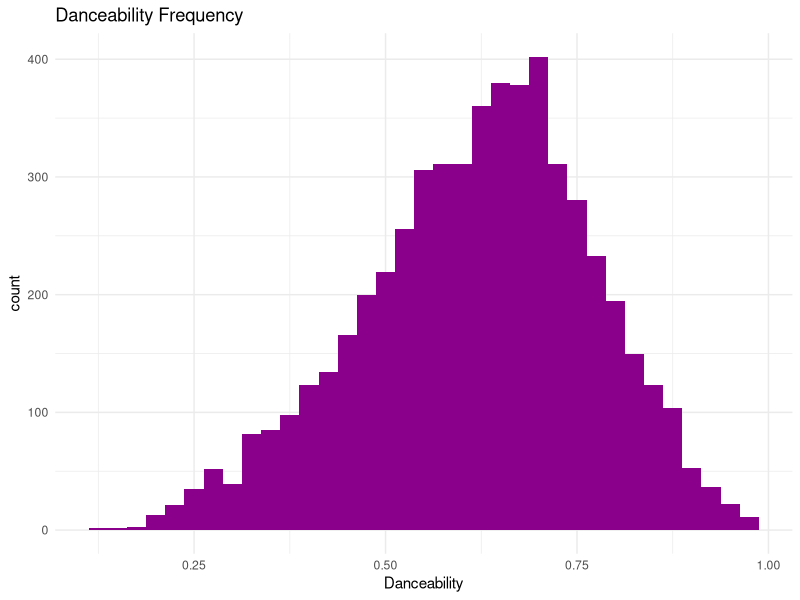
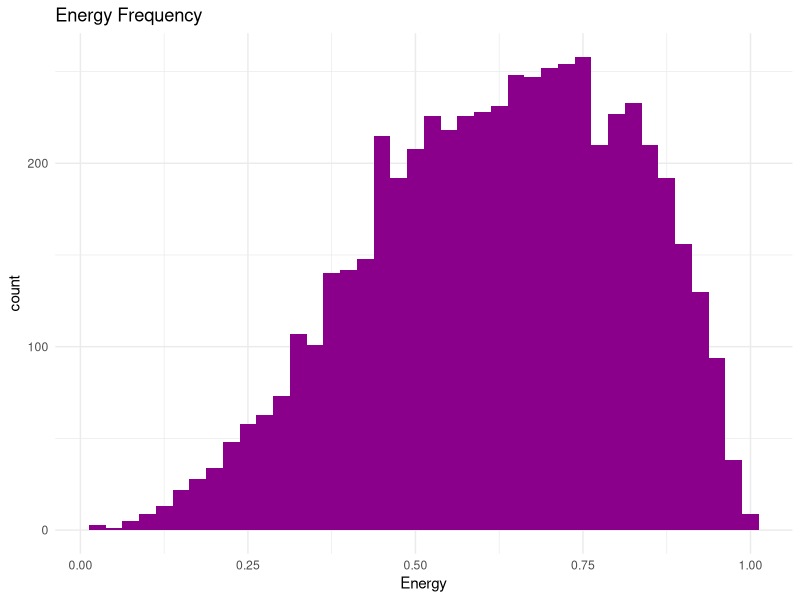
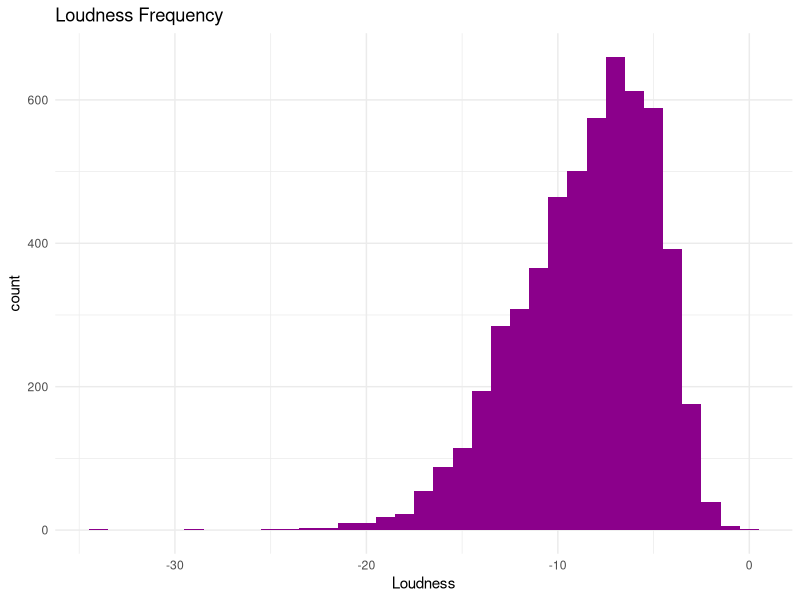
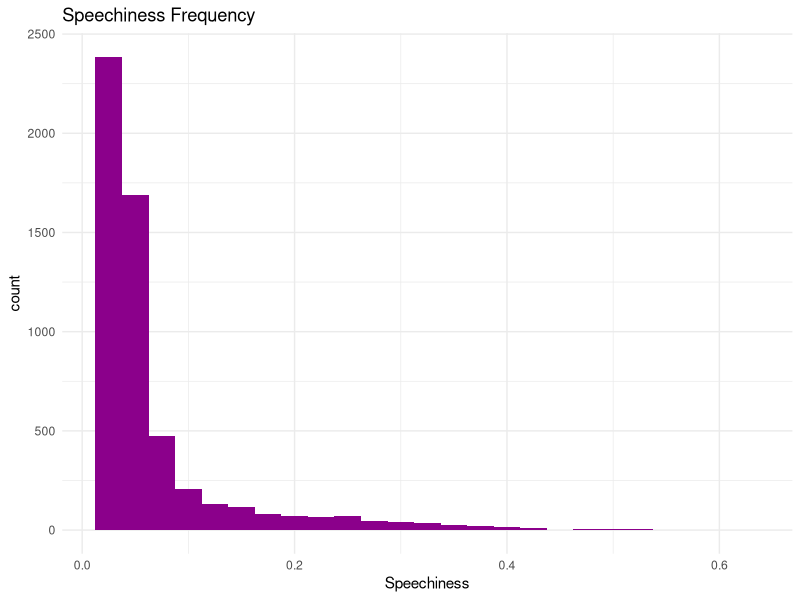
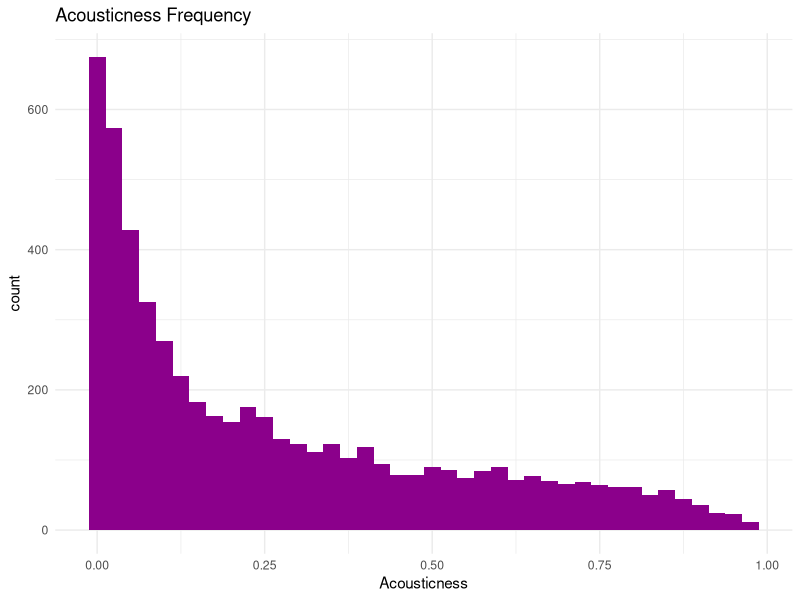
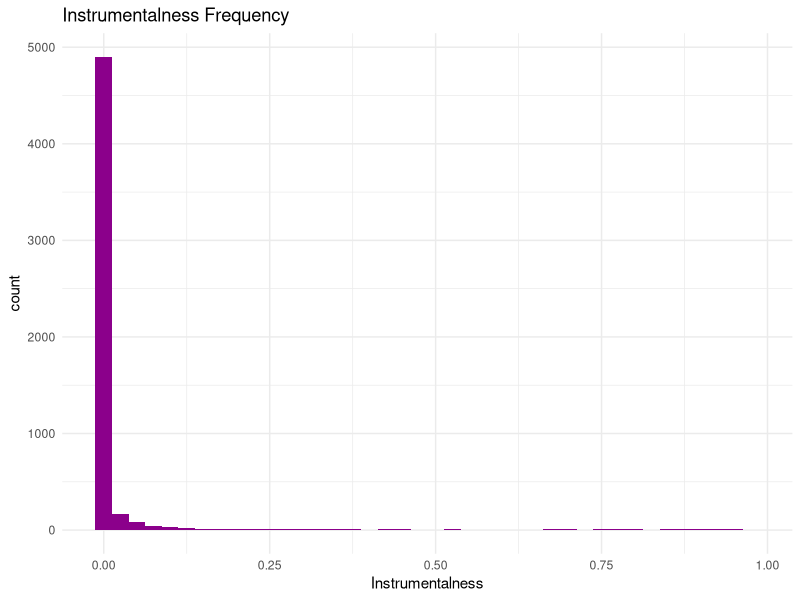
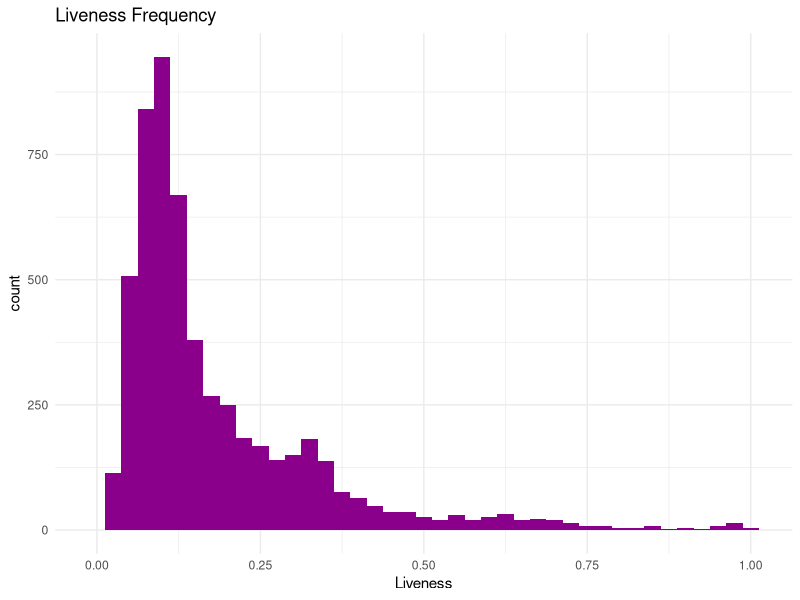
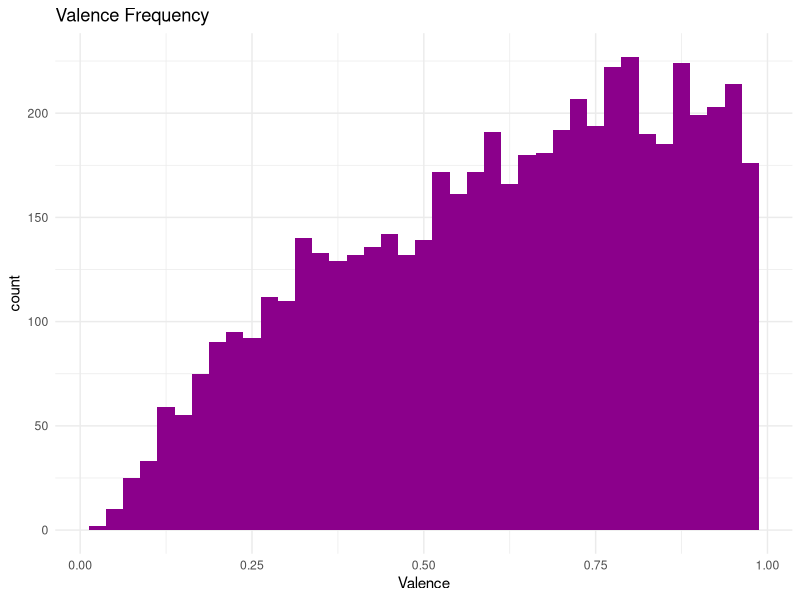

Write R code to recreate these figures, in order.
## ---- chunk 1
knitr::opts_chunk$set(echo = TRUE)
library(tidyverse)
data <- read.csv("TrackData.csv")
perm.test <- function(x, y, z, n) {
  mu.z = mean(x[y == z])
  mu.nz = mean(x[y != z])
  permutations = numeric(n)
  for (i in 1:n) {
    resample = sample(x)
    zs = resample[1:(length(x)/2)]
    nzs = resample[(length(x)/2+1):length(x)]
    permutations[i] = mean(zs) - mean(nzs)
  }
  hist(permutations, freq = FALSE)
  test.statistic = mu.z - mu.nz
  abline(v = test.statistic, lwd = 3)
  print("p-value:")
  print(2*mean(permutations < test.statistic))
  var.p = var(x) * 2 / (length(x)/2)
  curve(dnorm(x, mean = 0, sd = sqrt(var.p)), add = TRUE, lwd = 3)
}

clt <- function(y, n = 10000) {
  avg <- numeric(n)
  for (i in 1:n) {
    avg[i] <- mean(sample(y, 10))
  }
  hist(avg, probability = TRUE)
  curve(dnorm(x, mean(y), sd(y)/sqrt(10)), add = TRUE, col = "darkmagenta")
}


linreg <- function(xCol, yCol, xLabel = "X", yLable = "Y") {
  m1 <- rep(1, length(xCol))
  m2 <- xCol
  A <- cbind(m1, m2)
  B <- t(A)%*%A
  BInv <- solve(B)
  P <- A%*%BInv%*%t(A)
  Projection <- P%*%yCol
  plot(xCol, yCol, pch = ".", cex = 2)
  points(xCol, Projection, col = "darkmagenta", pch =".", cex = 3)
  R2 <- var(Projection)/var(yCol)
  print("Correlation:")
  print(R2[1])
  R2[1]
}

meancorrelation <- function(dt, testcol) {
  total <- 0
  for(i in 1:ncol(dt)) {
    if(i != testcol) {
      total <- total + linreg(dt[,testcol], dt[,i])
    }
  }
  print("Mean Correlation:")
  print(total / (ncol(dt) - 1))
  total / (ncol(dt) - 1)
}

PCA <- function(RawData, nV = 1) {
  numRow <- nrow(RawData)
  numCol <- length(RawData[1,])
  fillZeroes <- function(numCols) {
    matrix(0, nrow = numRow, ncol = numCols)
  }
  Adjusted <- scale(RawData, center=TRUE, scale = c(rep(sqrt(numRow-1), numCol)))
  S <- var(RawData)
  Eig <- eigen(S)
  P <- Eig$vectors
  PInv <- solve(P)
  Data.eig <- Adjusted%*%P
  A.reconstruct <- Data.eig%*%PInv
  Reconstructed <- scale(A.reconstruct, scale = c(rep(1/sqrt(numRow-1), numCol)))
  Reconstructed <- scale(Reconstructed, center = -colMeans(RawData), scale = FALSE)
  AStripped <- cbind(Data.eig[,1:nV], fillZeroes(numCol-nV))
  A.reconstruct <- AStripped%*%PInv
  Reconstructed <- scale(A.reconstruct, scale = c(rep(1/sqrt(numRow-1), numCol)))
  Reconstructed <- scale(Reconstructed, center = -colMeans(RawData), scale = FALSE)
  Reconstructed
}




## ---- chunk 2

ggplot(data, aes(x = danceability)) + 
  geom_histogram(binwidth = 0.025, fill = "darkmagenta") +
  theme_minimal() +
  xlab("Danceability") +
  ggtitle("Danceability Frequency")

ggplot(data, aes(x = energy)) + 
  geom_histogram(binwidth = 0.025, fill = "darkmagenta") +
  theme_minimal() +
  xlab("Energy") +
  ggtitle("Energy Frequency")

ggplot(data, aes(x = loudness)) + 
  geom_histogram(binwidth = 1, fill = "darkmagenta") +
  theme_minimal() +
  xlab("Loudness") +
  ggtitle("Loudness Frequency")

ggplot(data, aes(x = speechiness)) + 
  geom_histogram(binwidth = 0.025, fill = "darkmagenta") +
  theme_minimal() +
  xlab("Speechiness") +
  ggtitle("Speechiness Frequency")

ggplot(data, aes(x = acousticness)) + 
  geom_histogram(binwidth = 0.025, fill = "darkmagenta") +
  theme_minimal() +
  xlab("Acousticness") +
  ggtitle("Acousticness Frequency")

ggplot(data, aes(x = instrumentalness)) + 
  geom_histogram(binwidth = 0.025, fill = "darkmagenta") +
  theme_minimal() +
  xlab("Instrumentalness") +
  ggtitle("Instrumentalness Frequency")

ggplot(data, aes(x = liveness)) + 
  geom_histogram(binwidth = 0.025, fill = "darkmagenta") +
  theme_minimal() +
  xlab("Liveness") +
  ggtitle("Liveness Frequency")

ggplot(data, aes(x = valence)) + 
  geom_histogram(binwidth = 0.025, fill = "darkmagenta") +
  theme_minimal() +
  xlab("Valence") +
  ggtitle("Valence Frequency")

ggplot(data, aes(x = tempo)) + 
  geom_histogram(binwidth = 5, fill = "darkmagenta") +
  theme_minimal() +
  xlab("Tempo") +
  ggtitle("Tempo Frequency")

ggplot(data, aes(x = duration_ms)) + 
  geom_histogram(binwidth = 20000, fill = "darkmagenta") +
  theme_minimal() +
  xlab("Duration") +
  ggtitle("Duration Frequency")

## ---- chunk 3
keymode_lab <- c("C", "Cm", "C#/Db", "C#m/Dbm", "D", "Dm", "D#/Eb", 
                 "D#m/Ebm", "E", "Em", "F", "Fm", "F#/Gb", "F#m/Gbm", 
                 "G", "Gm", "G#/Ab", "G#m/Abm", "A", "Am", "A#/Bb", 
                 "A#m/Bbm", "B", "Bm")

data %>% 
  select(key, mode) %>% 
  group_by(key, mode) %>% 
  mutate(n = n()) %>% 
  unique() %>% 
  arrange(key) %>%
  ungroup() %>% 
  mutate(keymode = keymode_lab) %>% 
  select(keymode, n) %>% 
  ggplot(aes(x = keymode, y = n)) + 
  geom_bar(stat = "identity", fill = "darkmagenta") +
  coord_flip()
## ---- chunk 4
perm.test(data$danceability, data$explicit, FALSE, 10000)
## ---- chunk 5
clt(data$danceability)
## ---- chunk 6
Attributes <- cbind(data$danceability, data$energy, data$loudness,
                    data$speechiness, data$acousticness, data$instrumentalness,
                    data$liveness, data$valence, data$tempo)

numericalData <- (cbind(data$Position, Attributes))  

N <- ncol(numericalData)
means <- numeric(N)
for(i in 1:N) {
  means[i] <- meancorrelation(numericalData, i)
}
## ---- chunk 7
means

linreg(data$energy, data$loudness)
linreg(data$energy, data$acousticness)
linreg(data$energy, data$valence)
## ---- chunk 8
head(PCA(Attributes)); head(Attributes)
head(PCA(Attributes, 2)); head(Attributes)
head(PCA(Attributes, 8)); head(Attributes)
head(PCA(Attributes, 9)); head(Attributes)
